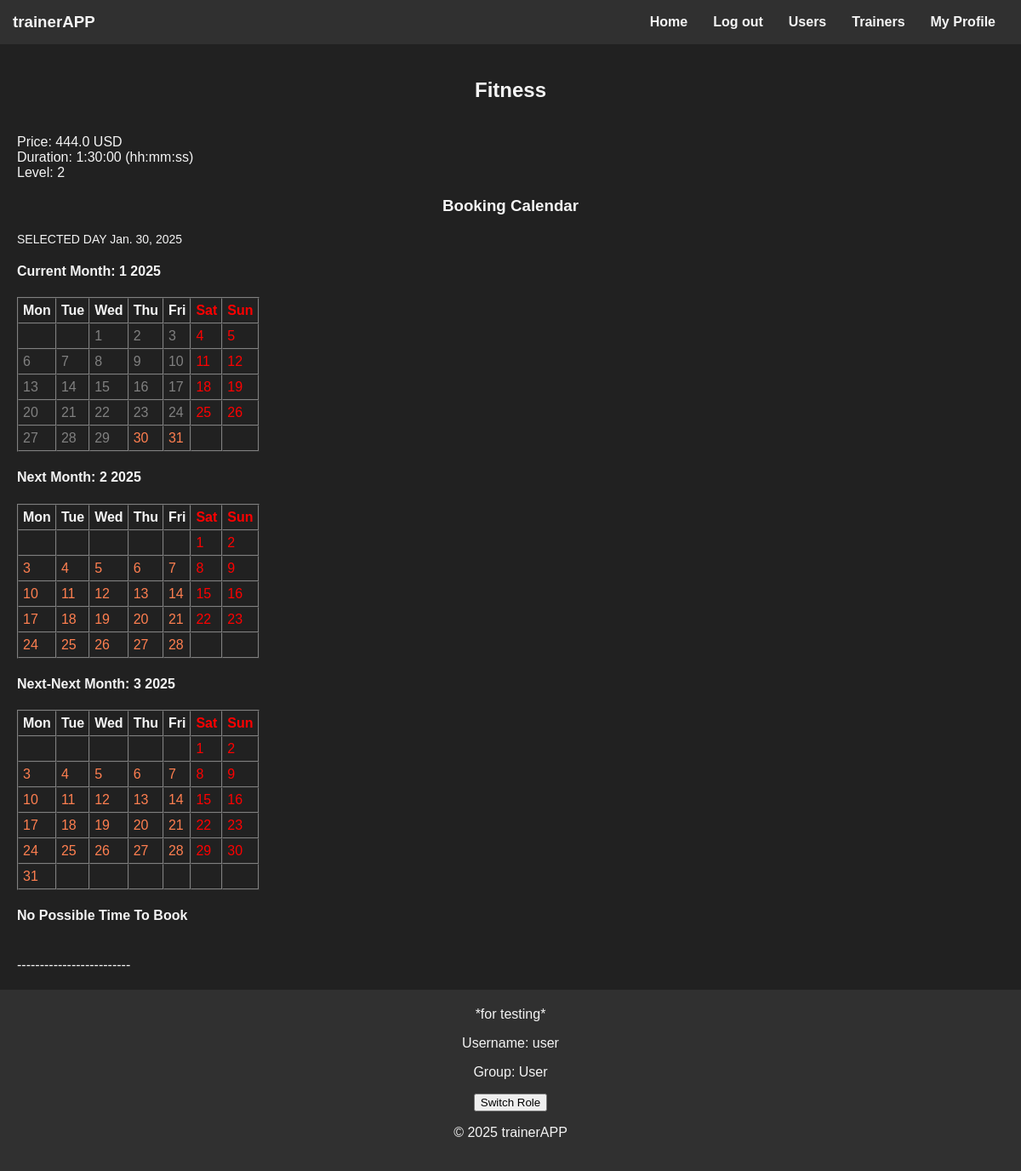
/trainer/7/booking/7/ (signed in), run on an earlier commit of the app's database.
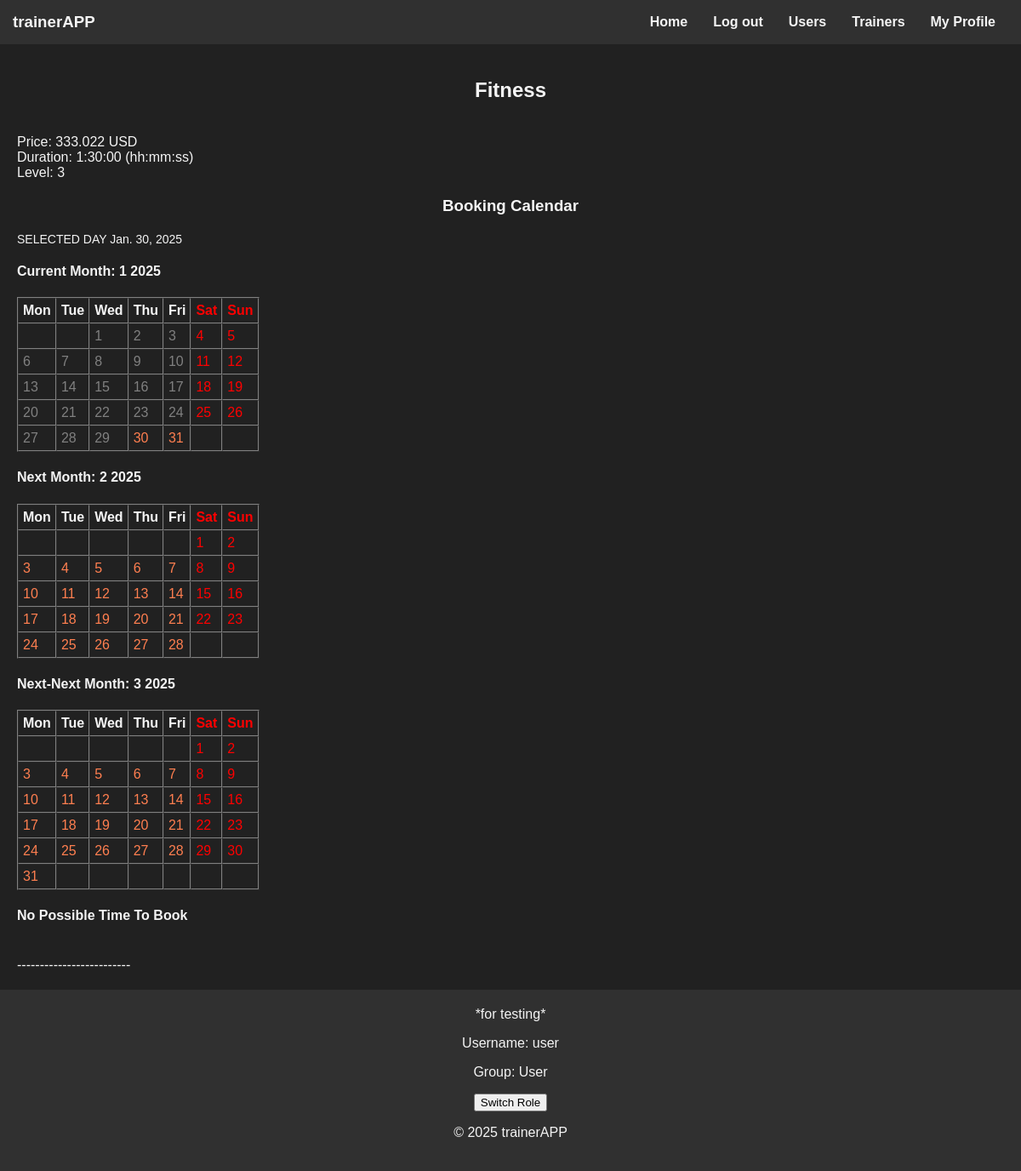
And on a later commit of the database.
### trainer/models.py (models this page shows)
class Service(models.Model):
    LEVEL_CHOICES = [(1, "Novice"),
                     (2, "Medium"),
                     (3, "Advanced"), ]
    category = models.ForeignKey(Category, on_delete=models.CASCADE)
    trainer = models.ForeignKey(User, on_delete=models.CASCADE)
    price = models.FloatField()
    level = models.IntegerField(choices=LEVEL_CHOICES)
    duration = models.DurationField()

class Category(models.Model):
    name = models.CharField(max_length=256)

### trainer/views.py (the view, shortened to what this page needs)
# urls.py: path("<int:trainer_id>/booking/<int:service_id>/", views.book_service, name="book_service"),
def book_service(request, trainer_id, service_id, day=None):
    if request.method == "GET":
        if request.user.groups.filter(name="User").exists():
            from trainer.utils import generate_actual_calendar, booking_time_discovery
            service = trainer.models.Service.objects.filter(pk=service_id).first()
            date_param = request.GET.get("date")
            if date_param:
                date = datetime.strptime(date_param, "%Y-%m-%d").date()
            else:
                now = datetime.now()
                date = now.date()
            current_month = int(request.GET.get("month", timezone.now().month))
            current_year = int(request.GET.get("year", timezone.now().year))
            min_date = timezone.now().date()
            max_date = min_date + timedelta(days=90)
            if (current_year, current_month) > (max_date.year, max_date.month):
                current_year, current_month = max_date.year, max_date.month
            if (current_year, current_month) < (min_date.year, min_date.month):
                current_year, current_month = min_date.year, min_date.month
            next_month = current_month + 1 if current_month < 12 else 1
            next_year = current_year if current_month < 12 else current_year + 1
            next_next_month = next_month + 1 if next_month < 12 else 1
            next_next_year = next_year if next_month < 12 else next_year + 1
            calendar_rows = generate_actual_calendar(current_year, current_month, date)
            next_calendar_rows = generate_actual_calendar(next_year, next_month, date)
            next_next_calendar_rows = generate_actual_calendar(next_next_year, next_next_month, date)
            possible_times = booking_time_discovery(trainer_id, service_id, date)
            if not day:
                now = datetime.now()
                day = now.date()
            return render(request, "service.html", {"service": service,
                                                    "calendar_rows": calendar_rows,
                                                    "next_calendar_rows": next_calendar_rows,
                                                    "next_next_calendar_rows": next_next_calendar_rows,
                                                    "current_month": current_month,
                                                    "current_year": current_year,
                                                    "next_month": next_month,
                                                    "next_year": next_year,
                                                    "next_next_month": next_next_month,
                                                    "next_next_year": next_next_year,
                                                    "possible_times": possible_times,
                                                    "selected_day": date})

### trainer/utils.py (called while the page is built, shortened)
def booking_time_discovery(trainer_id, service_id, date):
    trainer_schedule = trainer.models.TrainerSchedule.objects.filter(trainer_id=trainer_id, datetime_start__date=date)
    trainer_booking = Booking.objects.filter(trainer=trainer_id, datetime_start__date=date, status=True)
    desired_service = trainer.models.Service.objects.get(pk=service_id)
    search_window = desired_service.duration
    timestep = 15  # минуты
    free_slots = []
    current_time = timezone.now()
    current_time = timezone.make_naive(current_time, timezone.get_current_timezone())
    return free_slots

def generate_month_days(year, month):
    _, num_days = calendar.monthrange(year, month)
    first_day_of_month = datetime(year, month, 1).weekday()  # 0 - Понедельник, 6 - Воскресенье
    days = [None] * first_day_of_month
    days += list(range(1, num_days + 1))
    while len(days) % 7 != 0:
        days.append(None)
    calendar_rows = [days[i:i + 7] for i in range(0, len(days), 7)]
    return calendar_rows

### templates/service.html (shortened to what this page needs)
{% extends "base.html" %}
{% block content %}
    <h2>{{ service.category.name}}</h2>
            <br>Price: {{ service.price }} USD
            <br>Duration: {{ service.duration }} (hh:mm:ss)
            <br>Level: {{ service.level }}
            {% if not is_trainer %}
                <form action="{% url 'trainer:book_service' trainer_id=service.trainer_id service_id=service.id %}" method="POST" class="booking-form-hours">
                    <h3>Booking Calendar</h3>
                    <p>SELECTED DAY {{ selected_day }}</p>
                    <h4>Current Month: {{ current_month }} {{ current_year }}</h4>
                    {% include "calendar_table.html" with calendar_rows=calendar_rows year=current_year month=current_month %}
                    <h4>Next Month: {{ next_month }} {{ next_year }}</h4>
                    {% include "calendar_table.html" with calendar_rows=next_calendar_rows year=next_year month=next_month %}
                    <h4>Next-Next Month: {{ next_next_month }} {{ next_next_year }}</h4>
                    {% include "calendar_table.html" with calendar_rows=next_next_calendar_rows year=next_next_year month=next_next_month %}
                    {% if possible_times %}
                        <div>
                            <h4>Choose Time Interval</h4>
                                <select name="booking_time">
                                    {% for time in possible_times %}
                                        <option value="{{ time.0|time:"H:i" }}-{{ time.1|time:"H:i" }}">
                                            {{ time.0|time:"H:i" }} - {{ time.1|time:"H:i" }}
                                        </option>
                                    {% endfor %}
                                </select>
                        </div>
                        <br><button type="submit">Book</button>
                    {% else %}
                        <h4>No Possible Time To Book</h4>
                    {% endif %}
                </form>
            {% endif %}
            <br>-------------------------
{% endblock %}

What changed in the data, as far as the page shows it:
changed Service "Fitness": price "444.0" → "333.022"; level "2" → "3"
